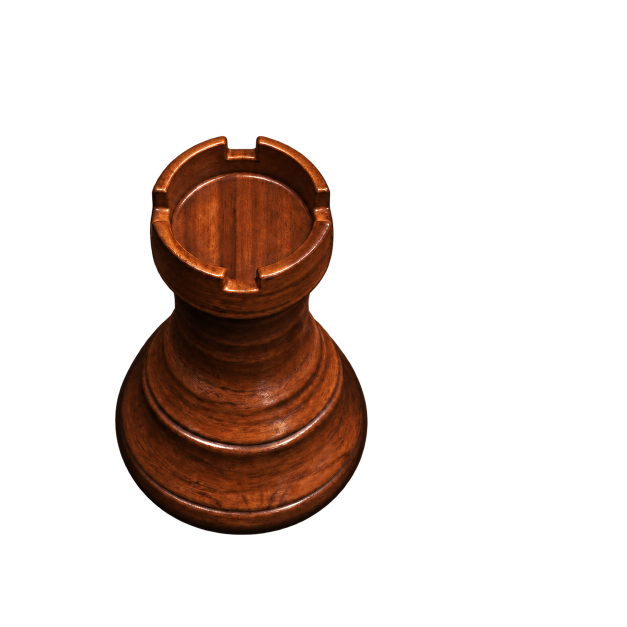
#> input picture assets/rook/ref.png, 1254 x 1254 px, found by its file name (shown at 1/2 size)
$ python compare_foot_thin.py
#> lines starting #> are read from the running program, lines starting #| are printed output that depends on the picture
from pathlib import Path
from PIL import Image,ImageDraw
import numpy as np,json
r=Path(__file__).resolve().parents[2];o=r/'build/rook-mission/088-foot-finish'
paths={'Reference':r/'assets/rook/ref.png','Accepted078':r/'assets/rook/render.png','082 lights':r/'build/rook-mission/082-foot-flanks/wood.png'}
for n in [86,87,88]:paths[str(n)]=r/f'build/rook-mission/{n:03d}-foot-finish/wood.png'
sheet=Image.new('RGB',(3600,200));d=ImageDraw.Draw(sheet);report={}
#> after `sheet = Image.new('RGB', (3600, 200))`: sheet: PIL image 3600x200 RGB; every value is 0
for i,(label,p) in enumerate(paths.items()):
 im=Image.open(p).convert('RGBA');sheet.paste(im.convert('RGB').crop((200,940,800,1100)),(600*i,40));d.text((600*i+10,10),label,fill='white');a=np.array(im);report[label]={}
#> further down, im is the input picture: PIL image 1254x1254 RGBA; mean R, G, B, A 18, 7.7, 3.2, 47
#> after `sheet.paste(im.convert('RGB').crop((200, 940, 800, 1100)), (600 * i, 4`:
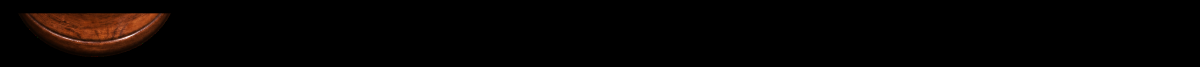
#> sheet: PIL image 3600x200 RGB (shown at 1/3 size); mean R, G, B 5.6, 2.4, 1
 for x in [400,483,560,600]:
  v=a[990:1080,x,:3].mean(1);report[label][str(x)]={'peak_y':int(v.argmax())+990,'peak':float(v.max()),'pixels_above_160':int((v>160).sum())}
#> after the loop, report = 1 item
#> (the run stopped early here; a loop or call above may not have finished)
